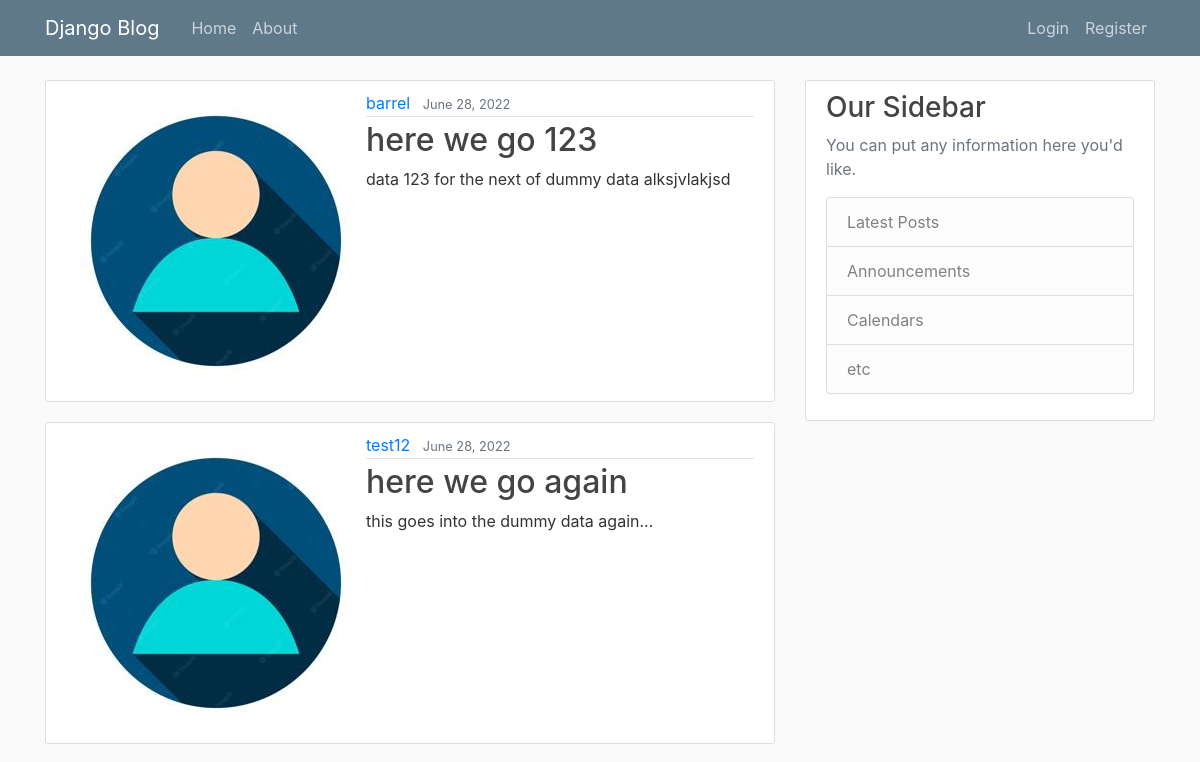
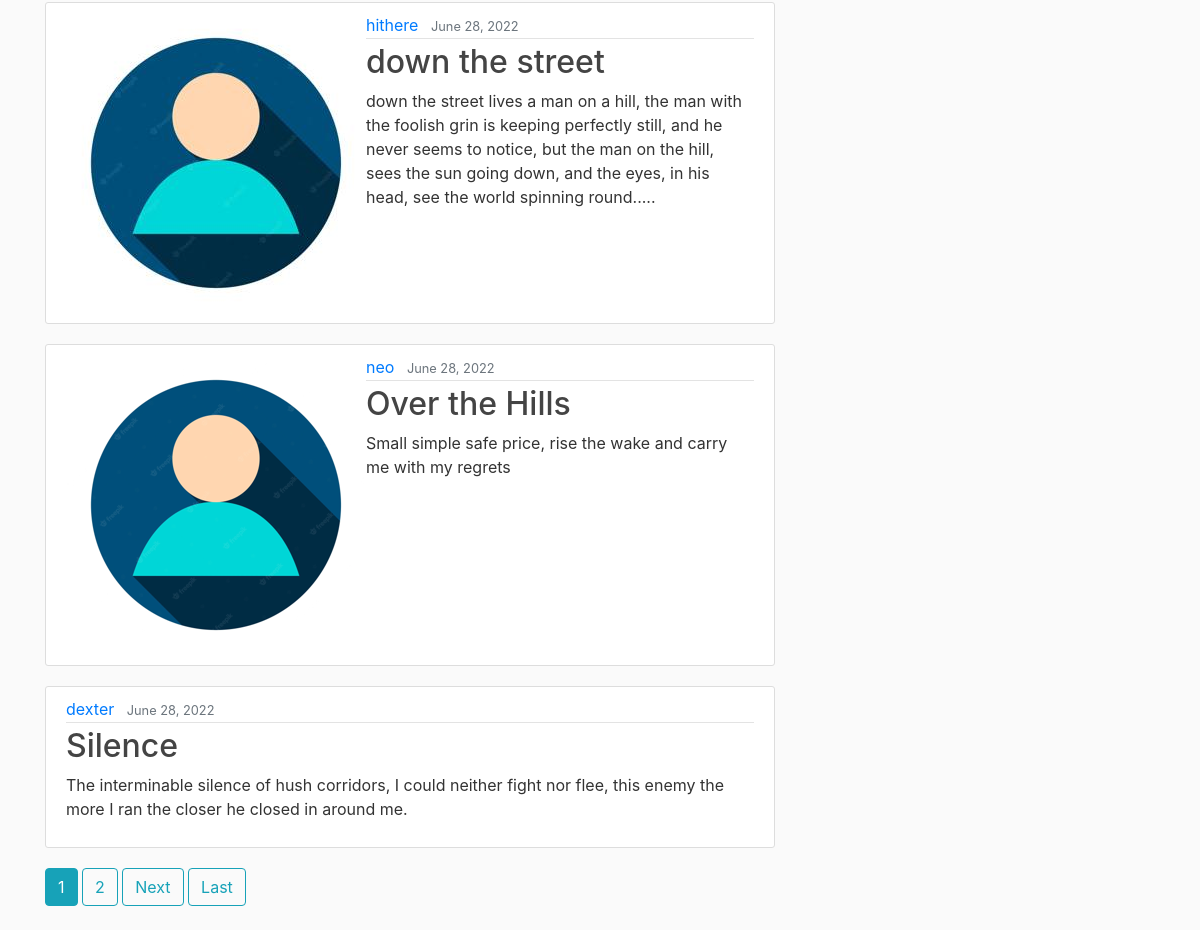
Before: / with the older database file (2 pictures, top to bottom).
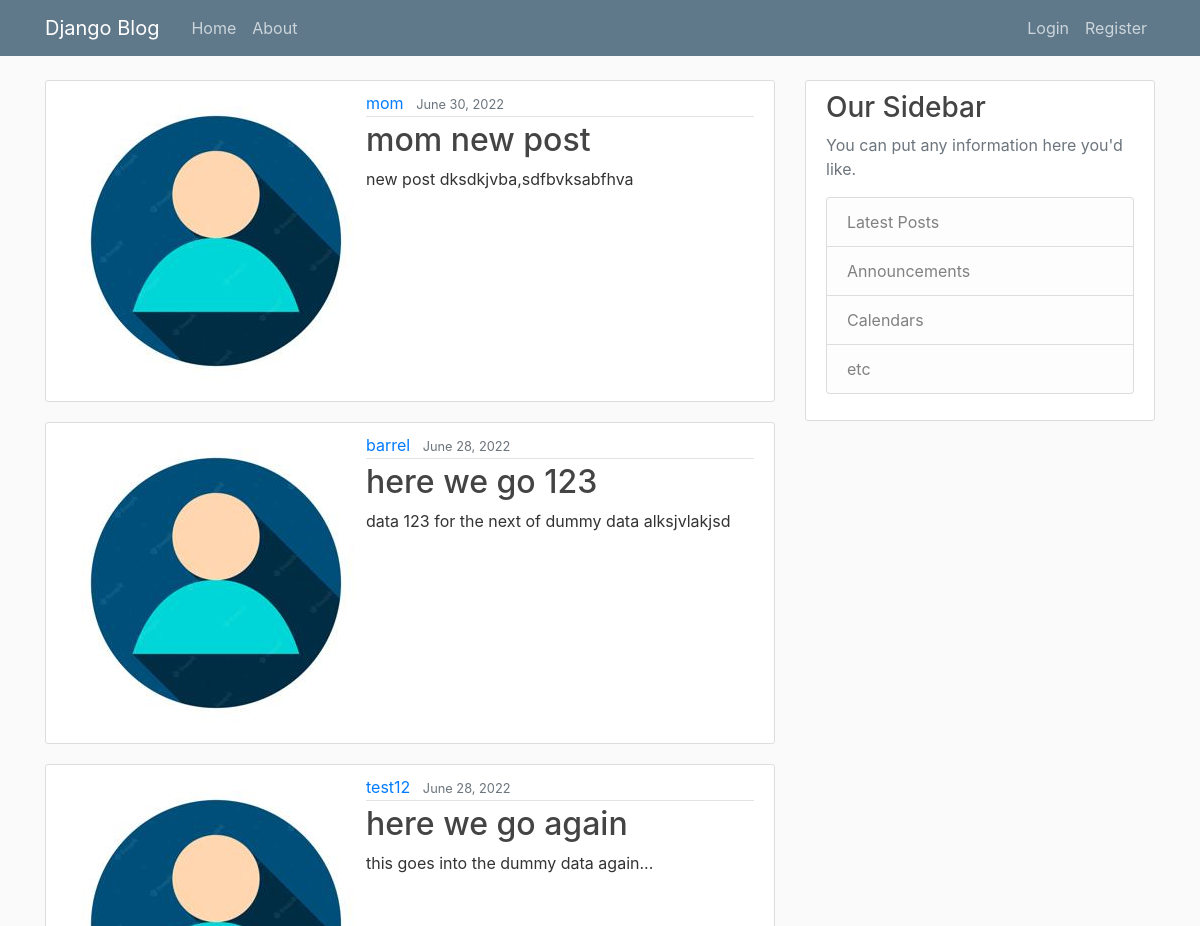
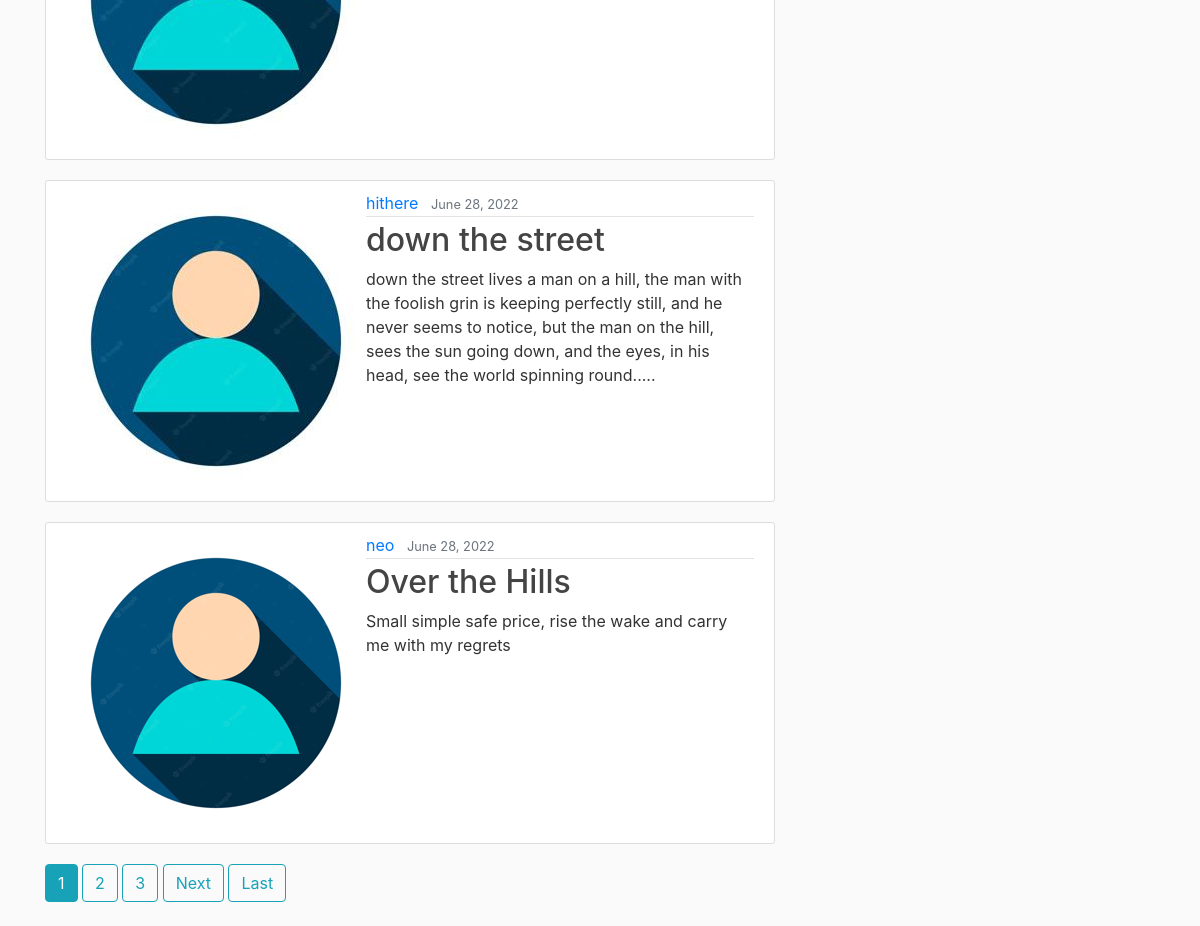
After: the same page with the newer database file (2 pictures, top to bottom).
### blog/models.py (models this page shows, shortened)
class Post(models.Model):
    title = models.CharField(max_length=100)
    content = models.TextField()
    date_posted = models.DateTimeField(default=timezone.now)
    author = models.ForeignKey(User, on_delete=models.CASCADE)

### users/models.py (models this page shows, shortened)
class Profile(models.Model):
    user = models.OneToOneField(User, on_delete=models.CASCADE)
    img = models.ImageField(default='default.jpeg', upload_to='profile_pics')

### blog/views.py (the view)
# urls.py: path('', PostListView.as_view(), name='blog-home'),
class PostListView(ListView):
    model = Post
    template_name = 'blog/home.html'
    context_object_name = "posts"
    ordering = ['-date_posted']
    paginate_by = 5

### blog/templates/blog/home.html (shortened to what this page needs)
{% extends "blog/base.html" %}
{% block content %}
    {% for post in posts %}
        <article class="media content-section">
            <img src="{{post.author.profile.img.url}}" class="rounded-circle article-image" />
            <div class="media-body">
                <div class="article-metadata">
                    <a class="mr-2" href="{% url 'user-posts' post.author.username %}">{{ post.author }}</a>
                    <small class="text-muted">{{ post.date_posted|date:"F d, Y" }}</small>
                </div>
                <h2><a class="article-title" href="{% url 'post-detail' post.id %}">{{ post.title }}</a></h2>
                <p class="article-content">{{ post.content }}</p>
                </div>
        </article>
    {% endfor %}
    {% if is_paginated %}
        {% for num in page_obj.paginator.page_range %}
            {% if page_obj.number == num %}
                <a class="btn btn-info mb-4" href="?page={{ num }}">{{ num }}</a>
            {% elif num > page_obj.number|add:'-3' and num < page_obj.number|add:'3' %}
                <a class="btn btn-outline-info mb-4" href="?page={{ num }}">{{ num }}</a>
            {% endif %}
        {% endfor %}
        {% if page_obj.has_next %}
            <a class="btn btn-outline-info mb-4" href="?page={{ page_obj.next_page_number }}">Next</a>
            <a class="btn btn-outline-info mb-4" href="?page={{ page_obj.paginator.num_pages }}">Last</a>
        {% endif %}
    {% endif %}
{% endblock content %}

Changed rows visible on the page:
no longer on this page (row unchanged): Post: author "dexter", date_posted "June 28, 2022", title "Silence", content "The interminable silence of hush corridors, I could neither fight nor flee, this enemy the more I ran the closer he closed in around me."
added Post: author.profile.img (placeholder picture), author "mom", date_posted "June 30, 2022", title "mom new post", content "new post dksdkjvba,sdfbvksabfhva"
Other visible differences:
new list line: "3"
